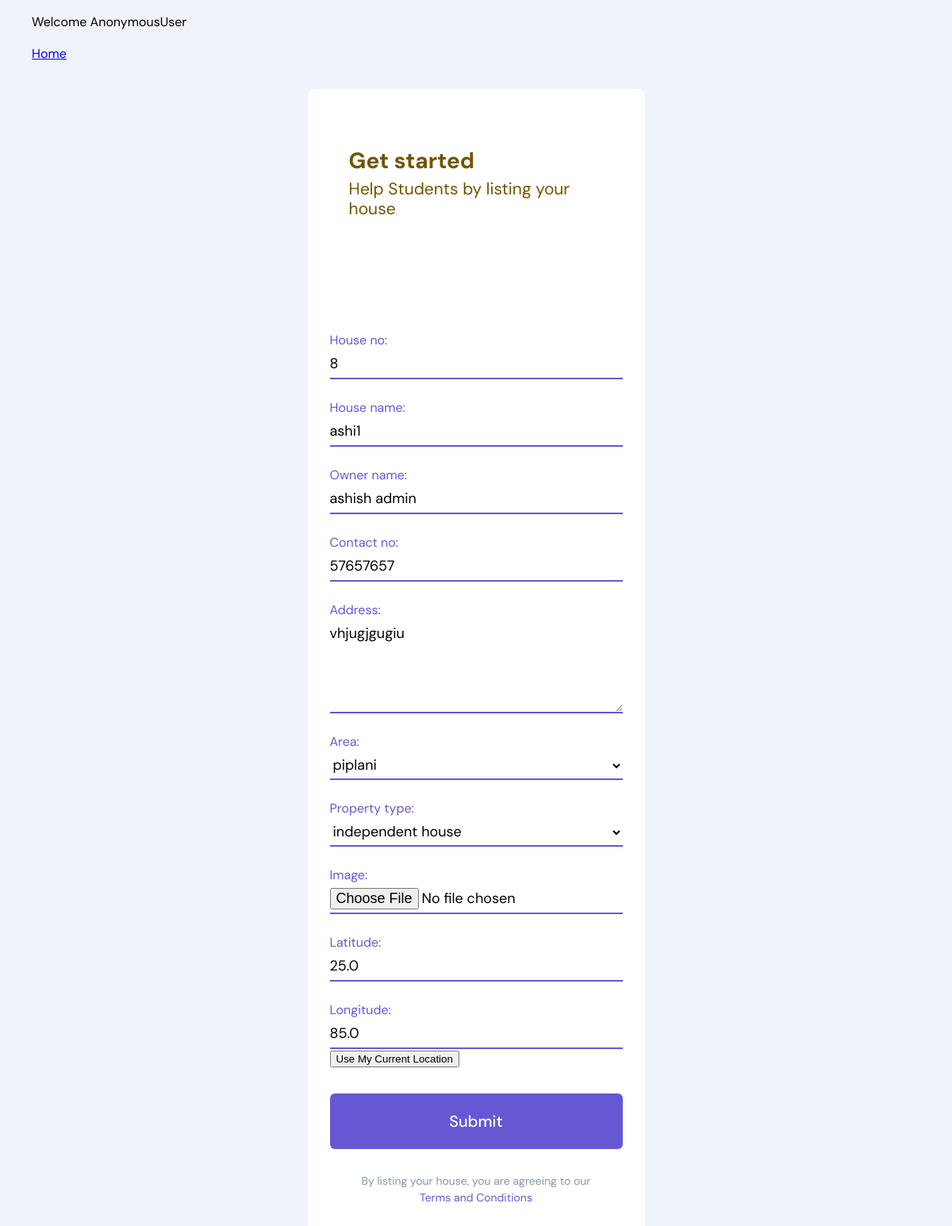
/house/update/4/, run on the app's committed database.
### rent_home/models.py (models this page shows, shortened)
class House(models.Model):
    user = models.ForeignKey(User, on_delete=models.CASCADE, null=True, blank=True)
    house_no = models.CharField(max_length=10, null=True)
    house_name = models.CharField(max_length=20, null=True)
    owner_name = models.CharField(max_length=30)
    contact_no = models.IntegerField()
    address = models.TextField()
    area = models.ForeignKey('Area', on_delete=models.CASCADE, null=True)
    property_type = models.ForeignKey('Property_Type', on_delete=models.CASCADE, null=True)
    image = models.ImageField(upload_to='images/', blank=True, null=True)
    latitude = models.FloatField(null=True)
    longitude = models.FloatField(null=True)

### rent_home/views.py (the view, shortened to what this page needs)
class HouseUpdateView(UpdateView):
    model = House
    template_name = 'rent_home/add_house.html'
    form_class = HouseForm

### rent_home/forms.py
class HouseForm(ModelForm):
    class Meta:
        model = House
        fields = '__all__'
        exclude = ['user']
        widgets = {
            'latitude'  : forms.NumberInput(attrs={'id': 'lat', 'class':'input-field'}),
            'longitude' : forms.NumberInput(attrs={'id': 'long','class':'input-field'}),
            'house_no'  : forms.TextInput(attrs={'class':'input-field'}),
            'house_name': forms.TextInput(attrs={'class':'input-field'}),
            'owner_name': forms.TextInput(attrs={'class':'input-field'}),
            'contact_no': forms.NumberInput(attrs={'class':'input-field'}),
            'address'   : forms.Textarea(attrs={'class':'input-field', 'rows':4}),
            'area'      : forms.Select(attrs={'class':'input-field'}),
            'property_type': forms.Select(attrs={'class':'input-field'}),
            'image'     : forms.FileInput(attrs={'class':'input-field'})
        }

### rent_home/models.py (called while the page is built)
    def __str__(self):
        return self.property_type_name

    def __str__(self):
        return self.area_name

### rent_home/templates/rent_home/add_house.html (shortened to what this page needs)
{% load static %}
<!DOCTYPE html>
<html lang="en">
<head>
    <link rel="stylesheet" href="{% static 'css/room_card.css' %}">
</head>
<body>
    <div>
        <p>Welcome {{ user }}</p>
        <a href="{% url 'room-index' %}">Home</a>
    </div>
    <div class="container">
        <div class="card">
            <div class="card-image">
                <h2 class="card-heading">
                    Get started <br>
                    <small>Help Students by listing your house</small>
                </h2>
            </div>
            <form class="card-form" method="post" enctype="multipart/form-data">
                {% for field in form %}
                    <div class="input">
                        {{ field }}
                        <label class="input-label">{{ field.label_tag }}</label>
                    </div>
                {% endfor %}
                <button type="button" class="location-button" onclick="getUserLocation()">Use My Current Location</button>
                <div class="action">
                    <button class="action-button" type="submit">Submit</button>
                </div>
            </form>
            <div class="card-info">
                <p>By listing your house, you are agreeing to our <a href="{% url 'privacy-policy' %}">Terms and Conditions</a></p>
            </div>
        </div>
    </div>
</body>
</html>

### rent_home/static/css/room_card.css (style rules this page uses)
*, *:after, *:before { box-sizing: border-box; }
body { font-family: "DM Sans", sans-serif; line-height: 1.5; background-color: #f1f3fb; padding: 0 2rem; }
.card { margin: 2rem auto; display: flex; flex-direction: column; width: 100%; max-width: 425px; background-color: #FFF; border-radius: 10px; box-shadow: 0 10px 20px 0 rgba(#999, .25); padding: .75rem; }
.card-image { border-radius: 8px; overflow: hidden; padding-bottom: 65%; background-image: url('https://assets.codepen.io/285131/coffee_1.jpg'); background-repeat: no-repeat; background-size: 150%; background-position: 0 5%; position: relative; }
.card-form { padding: 2rem 1rem 0; }
.input-label { color: #8597a3; position: absolute; top: 1.5rem; transition: .25s ease; }
.action { margin-top: 2rem; }

### data on the page
House: form "8" "ashi1" "ashish admin" "57657657" "vhjugjgugiu" "piplani" "independent house" "25.0" "85.0"

### other printed values
{{ user }} "AnonymousUser"
{{ field.label_tag }} "House no:" "House name:" "Owner name:" "Contact no:" "Address:" "Area:" "Property type:" "Image:" "Latitude:" "Longitude:"
